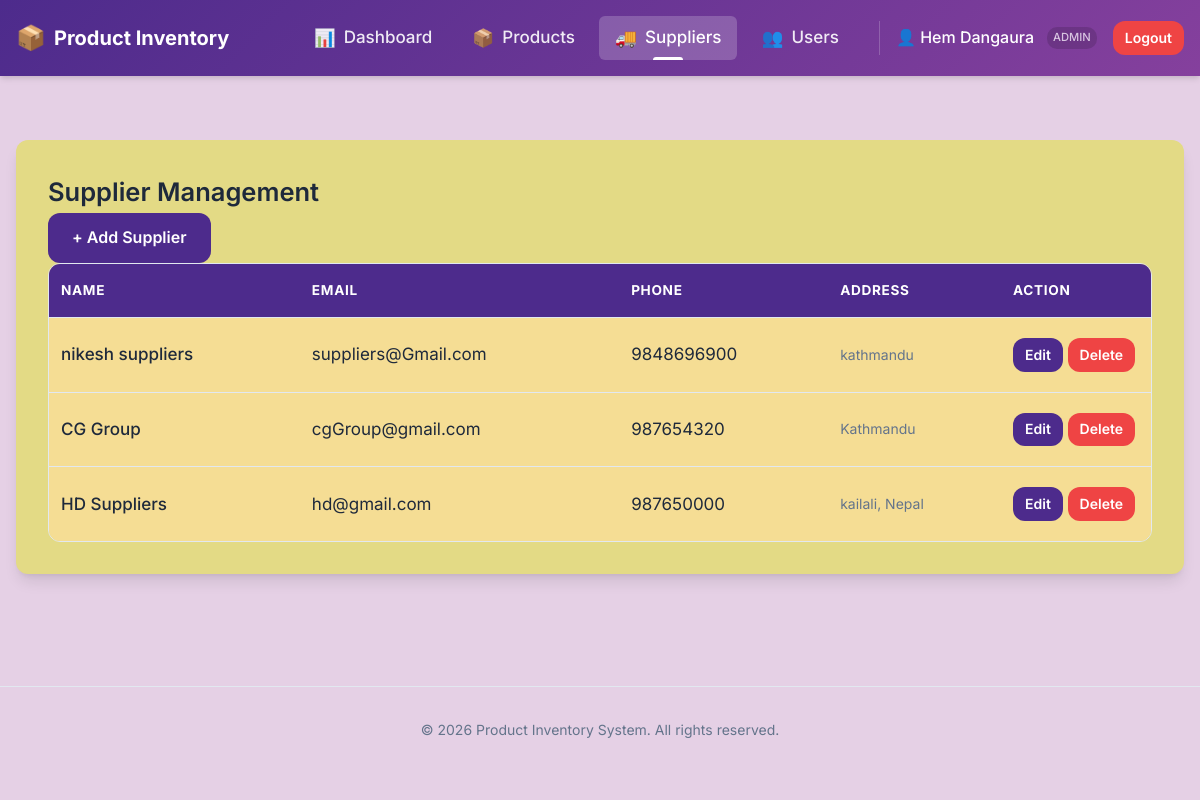
/product_inventory/public/suppliers.php (signed in), run on the app's committed database.
### tables this page shows
CREATE TABLE `suppliers` (
  `id` int(11) NOT NULL,
  `name` varchar(255) NOT NULL,
  `email` varchar(255) DEFAULT NULL,
  `phone` varchar(20) DEFAULT NULL,
  `address` text DEFAULT NULL,
  `created_at` timestamp NOT NULL DEFAULT current_timestamp()
);

### product_inventory/includes/auth.php (called while the page is built, shortened)
<?php
function isAdmin()
{
    return isset($_SESSION['role']) && $_SESSION['role'] === 'admin';
}

### product_inventory/public/suppliers.php (the view, shortened to what this page needs)
<?php
include '../includes/header.php';
require '../includes/auth.php';
require '../config/db.php';
$stmt = $conn->query("SELECT * FROM suppliers ORDER BY id DESC");
$suppliers = $stmt->fetchAll(PDO::FETCH_ASSOC);
?>
<div class="card">
    <h2 style="margin:0">Supplier Management</h2>
    <?php if (isAdmin()): ?>
        <a href="add_supplier.php" class="btn btn-primary">+ Add Supplier</a>
    <?php endif; ?>
    <div class="table-wrapper">
        <table>
            <thead>
                <tr>
                    <th>Name</th>
                    <th>Email</th>
                    <th>Phone</th>
                    <th>Address</th>
                    <?php if (isAdmin()): ?>
                        <th style="width: 150px">Action</th>
                    <?php endif; ?>
                </tr>
            </thead>
            <tbody>
                <?php if (!empty($suppliers)): ?>
                    <?php foreach ($suppliers as $s): ?>
                        <tr>
                            <td style="font-weight: 500">
                                <?= htmlspecialchars($s['name']) ?>
                            </td>
                            <td>
                                <?= htmlspecialchars($s['email']) ?>
                            </td>
                            <td>
                                <?= htmlspecialchars($s['phone']) ?>
                            </td>
                            <td style="font-size: 0.875rem; color: var(--text-muted)">
                                <?= htmlspecialchars($s['address']) ?>
                            </td>
                            <?php if (isAdmin()): ?>
                                <td>
                                    <a href="edit_supplier.php?id=<?= $s['id'] ?>" class="btn btn-sm btn-primary">Edit</a>
                                    <a href="delete_supplier.php?id=<?= $s['id'] ?>" class="btn btn-sm btn-danger"
                                        onclick="return confirm('Delete supplier?')">Delete</a>
                                </td>
                            <?php endif; ?>
                        </tr>
                    <?php endforeach; ?>
                <?php endif; ?>
            </tbody>
        </table>
    </div>
</div>
<?php include '../includes/footer.php'; ?>

### product_inventory/assets/css/style.css (style rules this page uses)
:root { --primary-color: #4D2B8C; --primary-hover: #85409D; --secondary-color: #EEA727; --background-bg: #e5d0e5; --card-bg: #e3da85; --text-color: #1e293b; --text-muted: #64748b; --border-color: #e2e8f0; --danger-color: #ef4444; --danger-hover: #dc2626; --success-color: #10b981; --shadow-sm: 0 1px 2px 0 rgb(0 0 0 / 0.05); --shadow-md: 0 10px 15px -3px rgb(0 0 0 / 0.1), 0 4px 6px -4px rgb(0 0 0 / 0.1); --radius: 0.75rem; }
*, *::before, *::after { box-sizing: border-box; }
body { font-family: 'Inter', system-ui, -apple-system, sans-serif; background-color: var(--background-bg); color: var(--text-color); margin: 0; line-height: 1.6; font-size: 17px; }
h1, h2, h3, h4, h5, h6 { margin-top: 0; font-weight: 600; color: var(--text-color); }
a { color: var(--primary-color); text-decoration: none; transition: color 0.2s; }
.card { background: var(--card-bg); border-radius: var(--radius); padding: 2rem; box-shadow: var(--shadow-md); margin-bottom: 2rem; }
.btn { display: inline-block; padding: 0.75rem 1.5rem; border-radius: var(--radius); font-weight: 600; cursor: pointer; text-align: center; border: none; transition: all 0.2s ease; font-size: 1rem; }
.btn-primary { background-color: var(--primary-color); color: white; }
.btn-danger { background-color: var(--danger-color); color: white; }
.btn-sm { padding: 0.35rem 0.75rem; font-size: 0.875rem; }
.table-wrapper { overflow-x: auto; border-radius: var(--radius); border: 1px solid var(--border-color); }
table { width: 100%; border-collapse: collapse; background: rgb(245, 221, 148); table-layout: auto; }
th { text-align: left; padding: 1rem 0.75rem; background-color: #4D2B8C; font-weight: 700; color: white; font-size: 0.85rem; text-transform: uppercase; letter-spacing: 0.05em; border-bottom: 1px solid var(--border-color); }
td { padding: 1.25rem 0.75rem; border-bottom: 1px solid var(--border-color); color: var(--text-color); vertical-align: middle; word-break: break-word; }
tr:last-child td { border-bottom: none; }

### data on the page
suppliers: name "nikesh suppliers", email "suppliers@Gmail.com", phone "9848696900", address "kathmandu"
suppliers: name "CG Group", email "cgGroup@gmail.com", phone "987654320", address "Kathmandu"
suppliers: name "HD Suppliers", email "hd@gmail.com", phone "987650000", address "kailali, Nepal"

### other printed values
$_SESSION['username'] "Hem Dangaura"
$_SESSION['role'] "ADMIN"
